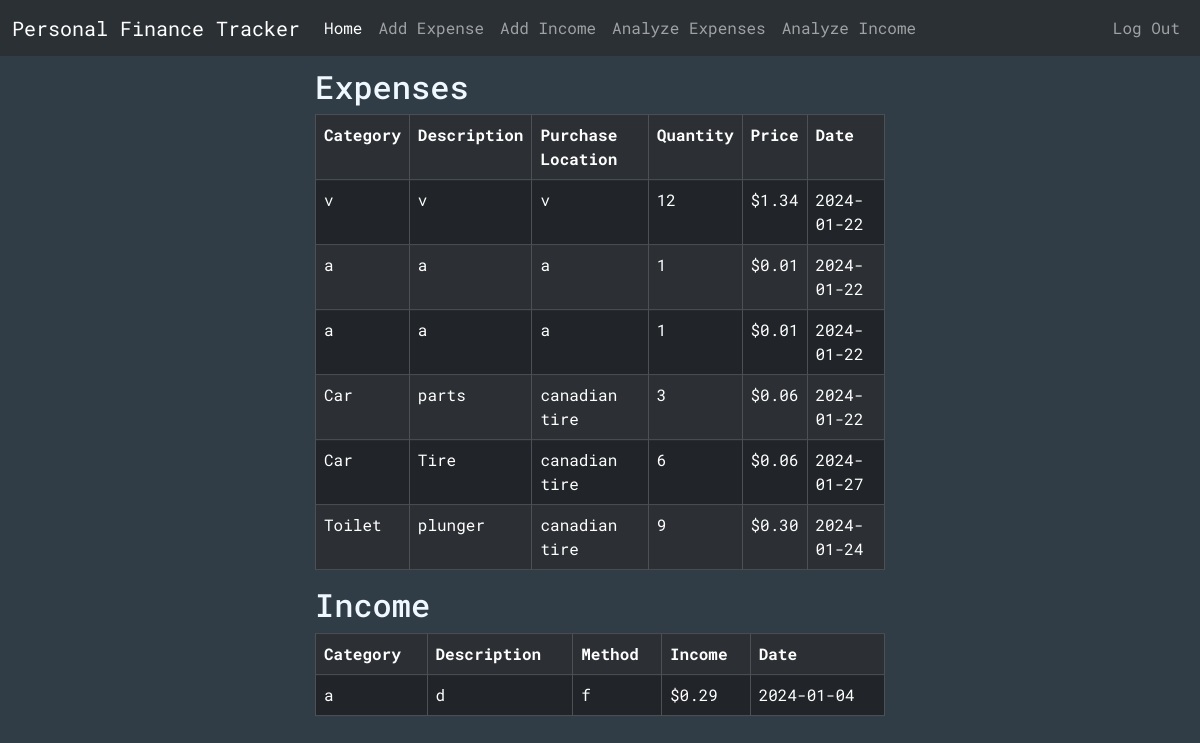
Before: / (signed in) with the older database file.
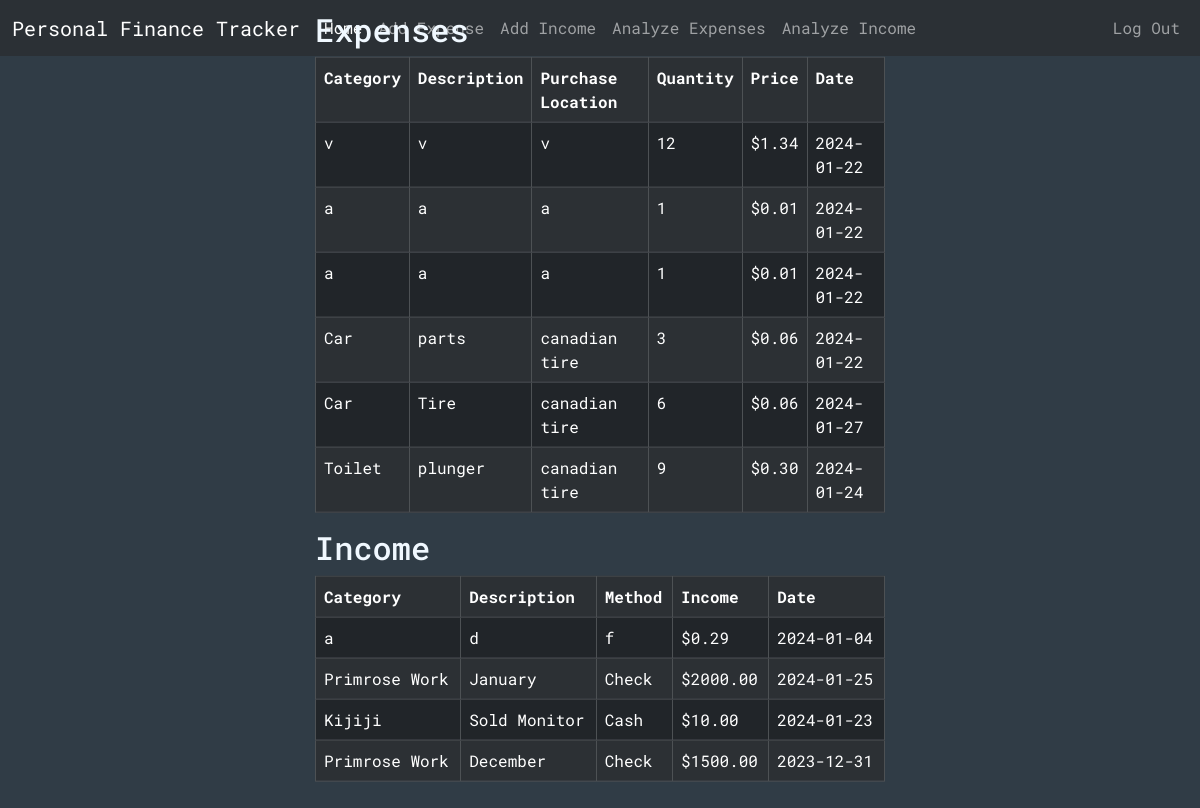
After: the same page with the newer database file.
### tables this page shows
CREATE TABLE expenses (id INTEGER PRIMARY KEY, user_id INTEGER NOT NULL, category TEXT, description TEXT, purchaseLocation TEXT, quantity INTEGER NOT NULL, price NUMERIC NOT NULL, date TEXT NOT NULL, FOREIGN KEY (user_id) REFERENCES users(id));

CREATE TABLE incomes (id INTEGER PRIMARY KEY, user_id INTEGER NOT NULL, category TEXT, description TEXT, method TEXT, income NUMERIC NOT NULL, date TEXT NOT NULL, FOREIGN KEY (user_id) REFERENCES users(id));

### app.py (the view)
@app.route("/")
@login_required
def index():
    conn = get_db_connection()
    exps = conn.execute("SELECT * FROM expenses WHERE user_id = ?", (session["user_id"],)).fetchall()
    inc = conn.execute("SELECT * FROM incomes WHERE user_id = ?", (session["user_id"],)).fetchall()
    conn.close()
    return render_template("index.html", expenses=exps, incomes=inc)

### helpers.py (called while the page is built)
def login_required(f):
    @wraps(f)
    def decorated_function(*args, **kwargs):
        if session.get("user_id") is None:
            return redirect("/login")
        return f(*args, **kwargs)
    return decorated_function

def get_db_connection():
    conn = sqlite3.connect('database.db')
    conn.row_factory = sqlite3.Row
    return conn

### templates/index.html (shortened to what this page needs)
{% extends "layout.html" %} {% block title %}Main{% endblock %}
{% block body %}
<div class="cont center">
  {% if expenses or incomes -%}
  <div>
    <h2>Expenses</h2>
    <div class="table-responsive">
      <table class="table table-dark table-striped table-bordered table-hover">
        <tr>
          <th scope="col">Category</th>
          <th scope="col">Description</th>
          <th scope="col">Purchase Location</th>
          <th scope="col">Quantity</th>
          <th scope="col">Price</th>
          <th scope="col">Date</th>
        </tr>
        {% for expense in expenses %}
        <tr>
          <td>{{ expense["category"] }}</td>
          <td>{{ expense["description"] }}</td>
          <td>{{ expense["purchaseLocation"] }}</td>
          <td>{{ expense["quantity"] }}</td>
          <td>{{ "$%.2f"| format(expense["price"]) }}</td>
          <td>{{ expense["date"] }}</td>
        </tr>
        {% endfor %}
      </table>
    </div>
  </div>
  <div>
    <h2>Income</h2>
    <div class="table-responsive">
      <table class="table table-dark table-striped table-bordered table-hover">
        <tr>
          <th scope="col">Category</th>
          <th scope="col">Description</th>
          <th scope="col">Method</th>
          <th scope="col">Income</th>
          <th scope="col">Date</th>
        </tr>
        {% for income in incomes %}
        <tr>
          <td>{{ income["category"] }}</td>
          <td>{{ income["description"] }}</td>
          <td>{{ income["method"] }}</td>
          <td>{{ "$%.2f"| format(income["income"]) }}</td>
          <td>{{ income["date"] }}</td>
        </tr>
        {% endfor %}
      </table>
    </div>
  </div>
  {% endif %}
</div>
{%endblock %}

### templates/layout.html (shortened to what this page needs)
{% include "base.html" %}
<nav class="navbar navbar-expand-lg bg-body-tertiary" data-bs-theme="dark">
  <div class="container-fluid">
    <a class="navbar-brand" href="/">Personal Finance Tracker</a>
    <div class="collapse navbar-collapse" id="navbarSupportedContent">
      <ul class="navbar-nav">
        <li class="nav-item">
          <a class="nav-link active" aria-current="page" href="/">Home</a>
        </li>
        <li class="nav-item">
          <a class="nav-link" href="/add-expense">Add Expense</a>
        </li>
        <li class="nav-item">
          <a class="nav-link" href="/add-income">Add Income</a>
        </li>
        <li class="nav-item">
          <a class="nav-link" href="/analyzeExpenses">Analyze Expenses</a>
        </li>
        <li class="nav-item">
          <a class="nav-link" href="/analyzeIncome">Analyze Income</a>
        </li>
      </ul>
    </div>
    <div class="navbar-nav flex-end">
      <a class="nav-link" href="/login">Log Out</a>
    </div>
  </div>
</nav>
{% block body %}{% endblock %}

### templates/base.html (shortened to what this page needs)
<!DOCTYPE html>
<html lang="en">
  <head>
    <link
      href="https://cdn.jsdelivr.net/npm/bootstrap@5.3.2/dist/css/bootstrap.min.css"
      rel="stylesheet"
    />
    <link rel="stylesheet" href="../static/styles/CSS.css" />
  </head>
  <body id="body">
  </body>
</html>

### static/styles/CSS.css (style rules this page uses)
.cont { display: flex; justify-content: center; padding: 15px; flex-direction: column; color: aliceblue; max-width: 100vw; }
.center { margin: 0; position: absolute; top: 50%; left: 50%; -ms-transform: translate(-50%, -50%); transform: translate(-50%, -50%); }
#body { background-color: rgb(48, 60, 70); font-family: "Roboto Mono", monospace; color: aliceblue; }

Changed rows visible on the page:
added incomes: category "Primrose Work", description "January", method "Check", income "$2000.00", date "2024-01-25"
added incomes: category "Kijiji", description "Sold Monitor", method "Cash", income "$10.00", date "2024-01-23"
added incomes: category "Primrose Work", description "December", method "Check", income "$1500.00", date "2023-12-31"
